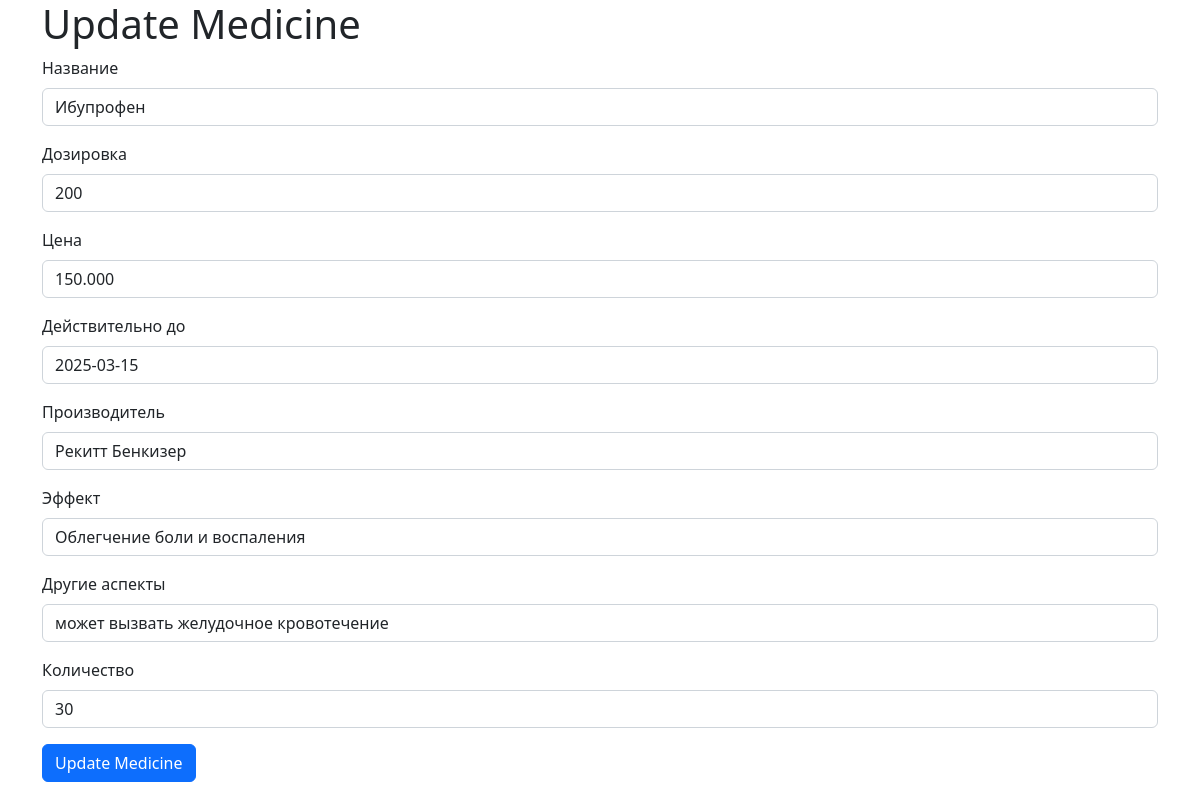
/meds/3/update/, run on an earlier commit of the app's database.
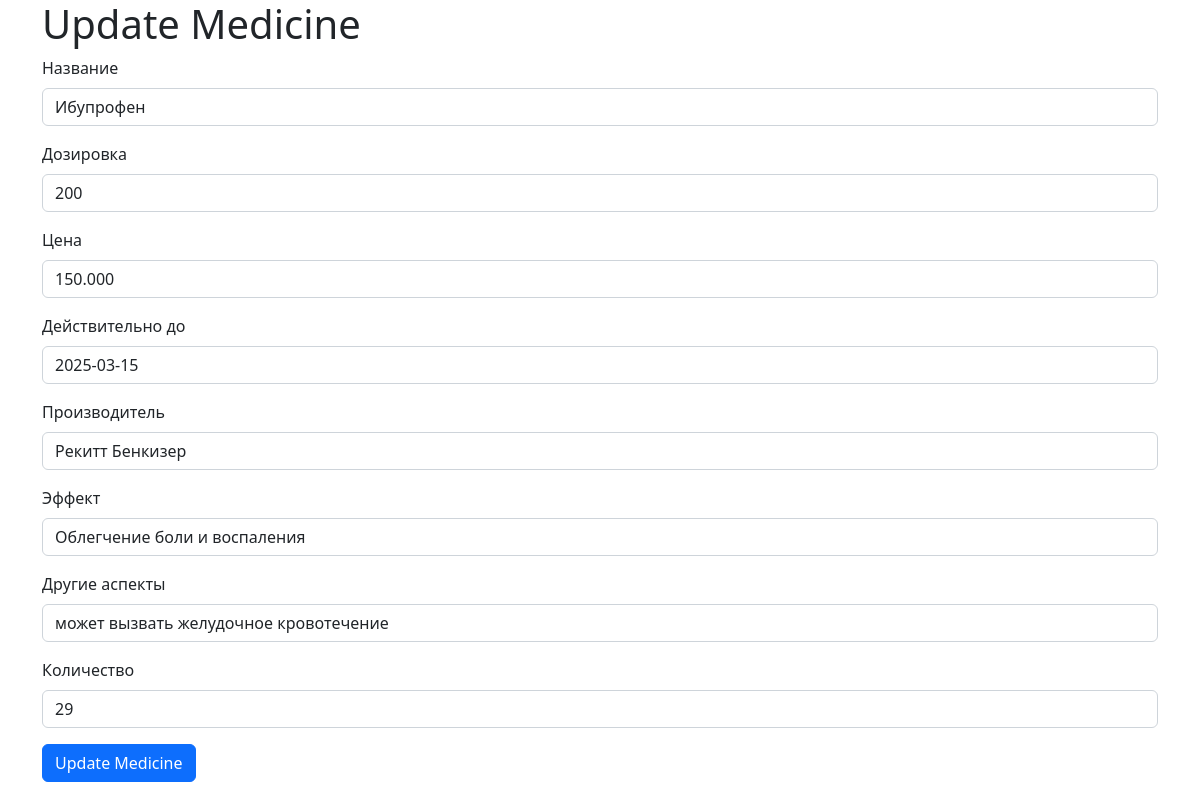
And on a later commit of the database.
### api/models.py (models this page shows, shortened)
class Medicine(models.Model):
    med_n = models.CharField(max_length=30, verbose_name="Название")
    dose = models.IntegerField(verbose_name="Дозировка", )
    price = models.DecimalField(max_digits=10, decimal_places=3, verbose_name="Цена")
    until = models.DateField(verbose_name="Действительно до")
    dev = models.CharField(max_length=30, verbose_name="Производитель")
    effect = models.CharField(max_length=100, verbose_name="Эффект")
    others = models.CharField(max_length=100, verbose_name="Другие аспекты")
    amount = models.IntegerField(verbose_name="Количество")
    class Meta:
        verbose_name = "Лекарство"
        verbose_name_plural = "Лекарства"

### api/views.py (the view)
# urls.py: path('meds/<int:pk>/update/', MedicineUpdateView.as_view(), name='upd_med'),
class MedicineUpdateView(UpdateView):
    model = Medicine
    template_name = 'form.html'
    form_class = MedicineForm
    success_url = reverse_lazy('meds-list')

### api/forms.py
class MedicineForm(forms.ModelForm):
    class Meta:
        model = Medicine
        fields = '__all__'
        widgets = {
                    'med_n': forms.TextInput(attrs={'class': 'form-control'}),
                    'dose': forms.NumberInput(attrs={'class': 'form-control'}),
                    'price': forms.NumberInput(attrs={'class': 'form-control'}),
                    'until': forms.DateInput(attrs={'class': 'form-control'}),
                    'dev': forms.TextInput(attrs={'class': 'form-control'}),
                    'effect': forms.TextInput(attrs={'class': 'form-control'}),
                    'others': forms.TextInput(attrs={'class': 'form-control'}),
                    'amount': forms.NumberInput(attrs={'class': 'form-control'}),
                }

### templates/form.html (shortened to what this page needs)
<!DOCTYPE html>
<html lang="en">
<head>
    <link href="https://cdn.jsdelivr.net/npm/bootstrap@5.2.3/dist/css/bootstrap.min.css" rel="stylesheet">
</head>
<body>
    <div class="container">
        <h1>Update Medicine</h1>
        <form method="post">
            {% for field in form %}
                <div class="mb-3">
                    <label for="{{ field.id_for_label }}" class="form-label">{{ field.label }}</label>
                    {{ field }}
                </div>
            {% endfor %}
            <button type="submit" class="btn btn-primary">Update Medicine</button>
        </form>
    </div>
</body>
</html>

What changed in the data, as far as the page shows it:
changed Medicine "Ибупрофен": amount "30" → "29"
